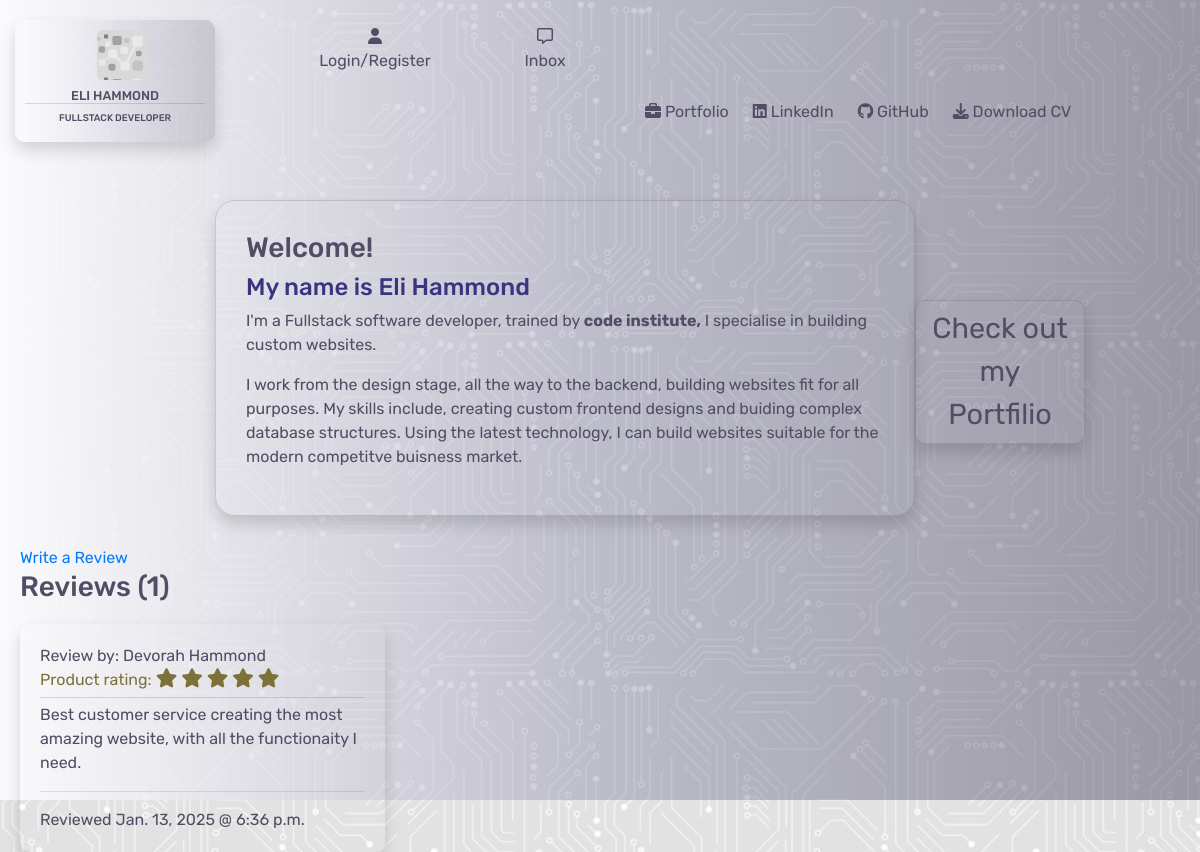
The app's page /, older data.
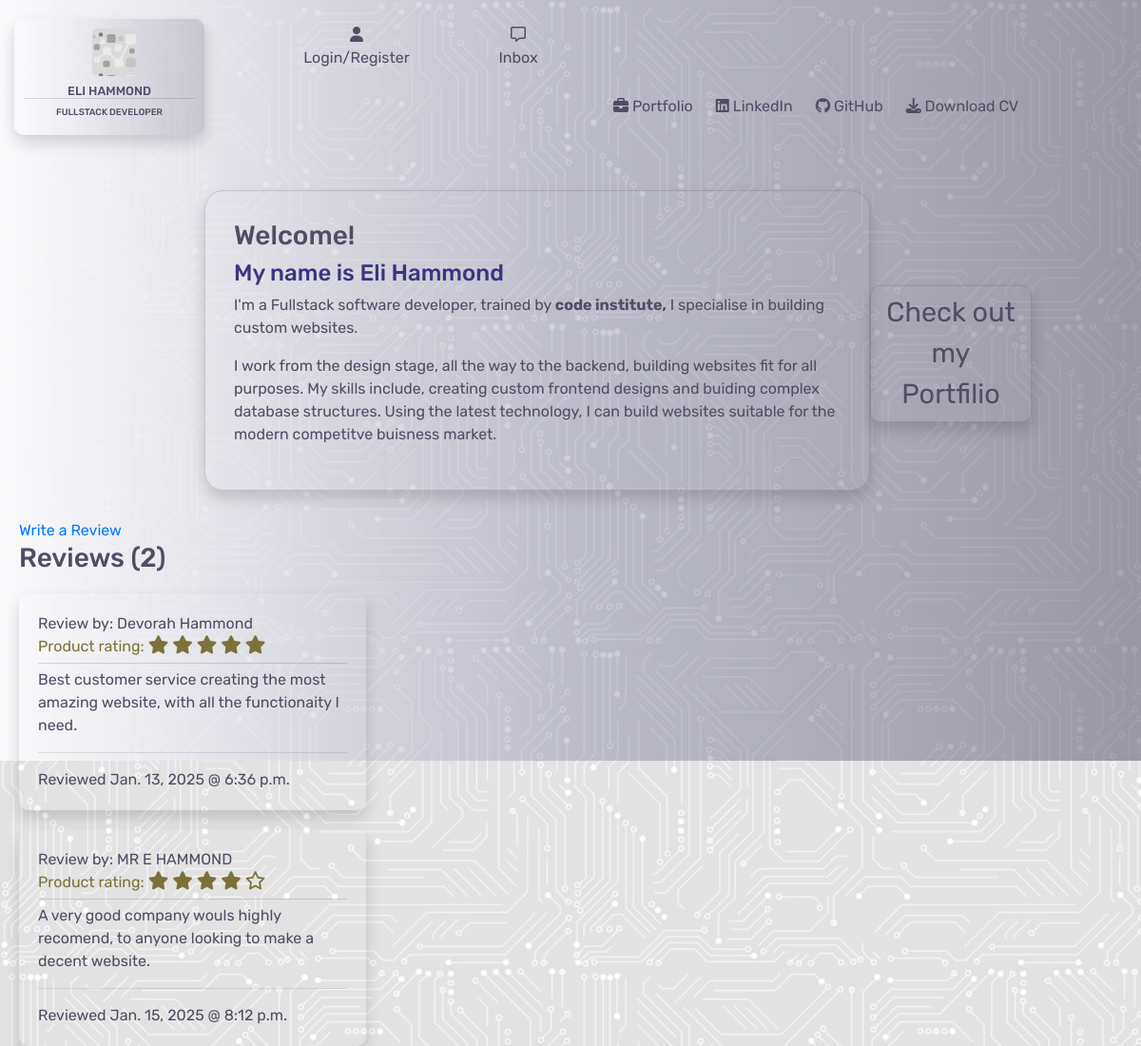
The same page, newer data.
### home/models.py (models this page shows)
class Reviews(models.Model):
    class Meta:
        verbose_name_plural = "Reviews"
    name = models.CharField(max_length=254)
    rating = models.IntegerField(default=1,
                                 choices=((i, i) for i in range(1, 6)))
    review = models.TextField(max_length=600, null=True, blank=True)
    date = models.DateField(auto_now=True)
    time = models.TimeField(auto_now=True)

### home/views.py (the view)
# urls.py: path('', views.index, name='home'),
def index(request):
    reviews = Reviews.objects.all()
    context = {
        'reviews': reviews,
    }
    return render(request, 'home/index.html', context)

### home/templates/home/index.html (shortened to what this page needs)
{% extends "base.html" %}
{% load static %}
{% block content %}
<div class="container-fluid">
    <div class="row">
        <div class="col-md-2">
        </div>
        <div class="col-md-8">
            <div class="info-box shadow">
                <h3>Welcome!</h3>
                <h4 class="sub-header">My name is Eli Hammond</h4>
                <p>I'm a Fullstack software developer, trained by
                    <span class="ci-link"><a href="https://codeinstitute.net/" target="_blank"> code institute,</a></span> I specialise in building custom websites.</p>
                <p>I work from the design stage, all the way to the backend, building websites fit for all purposes. My skills include, creating custom frontend designs and buiding complex database structures. Using the latest technology, I can build websites suitable for the modern competitve buisness market.</p>
            </div>
        </div>
        <div class="col-md-2">
            <div class="btn porfolio-btn shadow"><a href="{% url 'portfolio' %}">Check out my Portfilio</a></div>
        </div>
    </div>
    <div class="row">
        <div class="col-4 review-section">
            <a href="{% url 'create_review' %}">Write a Review</a>
            <h3>Reviews ({{ reviews.count }})</h3>
            {% for review in reviews %}
            <div class="user-review shadow">
                <div>
                    Review by: {{ review.name }}
                </div>
                <div class="review-stars">
                    Product rating:
                    {% if review.rating == 1 %}
                    <i class="fa-solid fa-star"></i>
                    <i class="fa-regular fa-star"></i>
                    <i class="fa-regular fa-star"></i>
                    <i class="fa-regular fa-star"></i>
                    <i class="fa-regular fa-star"></i>
                {% elif review.rating == 2 %}
                    <i class="fa-solid fa-star"></i>
                    <i class="fa-solid fa-star"></i>
                    <i class="fa-regular fa-star"></i>
                    <i class="fa-regular fa-star"></i>
                    <i class="fa-regular fa-star"></i>
                {% elif review.rating == 3 %}
                    <i class="fa-solid fa-star"></i>
                    <i class="fa-solid fa-star"></i>
                    <i class="fa-solid fa-star"></i>
                    <i class="fa-regular fa-star"></i>
                    <i class="fa-regular fa-star"></i>
                {% elif review.rating == 4 %}
                    <i class="fa-solid fa-star"></i>
                    <i class="fa-solid fa-star"></i>
                    <i class="fa-solid fa-star"></i>
                    <i class="fa-solid fa-star"></i>
                    <i class="fa-regular fa-star"></i>
                {% else %}
                    <i class="fa-solid fa-star"></i>
                    <i class="fa-solid fa-star"></i>
                    <i class="fa-solid fa-star"></i>
                    <i class="fa-solid fa-star"></i>
                    <i class="fa-solid fa-star"></i>
                {% endif %}
                </div>
                    <div class="review">{{ review.review }}</div>
                    <hr>
                    <div class="time-date">
                        Reviewed {{ review.date }} @ {{ review.time }}
                    </div>
            </div>
            {% endfor %}
        </div>
        <div class="col-8"></div>
    </div>
</div>
{% endblock %}

Row changes from the older to the newer data that the page shows:
added Reviews: name "MR E HAMMOND", rating 4 (drawn), review "A very good company wouls highly recomend, to anyone looking to make a decent website.", date "Jan. 15, 2025", time "8:12 p.m."
Text that changed along with them:
{{ reviews.count }}: "1" → "2"
